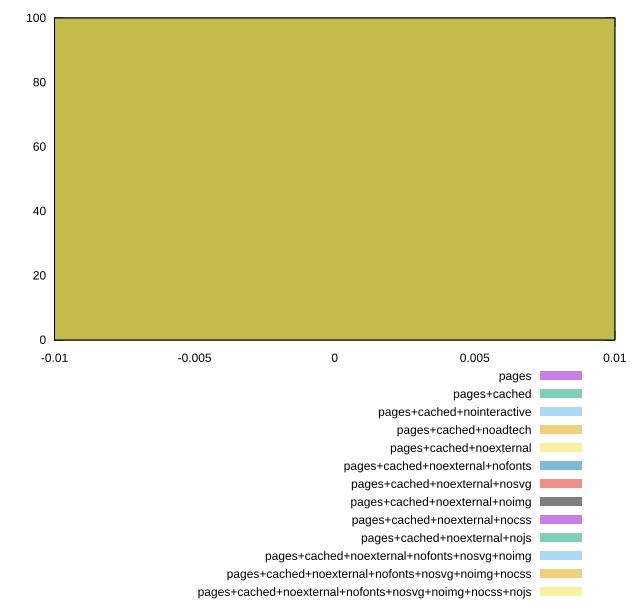

The gnuplot source for this figure:
reset

$pages <<EOF
0 100
EOF

$pagesCached <<EOF
0 100
EOF

$pagesCachedNointeractive <<EOF
0 100
EOF

$pagesCachedNoadtech <<EOF
0 100
EOF

$pagesCachedNoexternal <<EOF
0 100
EOF

$pagesCachedNoexternalNofonts <<EOF
0 100
EOF

$pagesCachedNoexternalNosvg <<EOF
0 100
EOF

$pagesCachedNoexternalNoimg <<EOF
0 100
EOF

$pagesCachedNoexternalNocss <<EOF
0 100
EOF

$pagesCachedNoexternalNojs <<EOF
0 100
EOF

$pagesCachedNoexternalNofontsNosvgNoimg <<EOF
0 100
EOF

$pagesCachedNoexternalNofontsNosvgNoimgNocss <<EOF
0 100
EOF

$pagesCachedNoexternalNofontsNosvgNoimgNocssNojs <<EOF
0 100
EOF

set key outside below
set boxwidth 0.1
set xrange [-0.01:0.01]
set yrange [0:100]
set trange [0:100]
set style fill transparent solid 0.5 noborder
set terminal svg size 640, 610 enhanced background rgb 'white'
set output "reprap/unsized-images/comparison/histogram/all_score.svg"

plot $pages title "pages" with boxes, \
     $pagesCached title "pages+cached" with boxes, \
     $pagesCachedNointeractive title "pages+cached+nointeractive" with boxes, \
     $pagesCachedNoadtech title "pages+cached+noadtech" with boxes, \
     $pagesCachedNoexternal title "pages+cached+noexternal" with boxes, \
     $pagesCachedNoexternalNofonts title "pages+cached+noexternal+nofonts" with boxes, \
     $pagesCachedNoexternalNosvg title "pages+cached+noexternal+nosvg" with boxes, \
     $pagesCachedNoexternalNoimg title "pages+cached+noexternal+noimg" with boxes, \
     $pagesCachedNoexternalNocss title "pages+cached+noexternal+nocss" with boxes, \
     $pagesCachedNoexternalNojs title "pages+cached+noexternal+nojs" with boxes, \
     $pagesCachedNoexternalNofontsNosvgNoimg title "pages+cached+noexternal+nofonts+nosvg+noimg" with boxes, \
     $pagesCachedNoexternalNofontsNosvgNoimgNocss title "pages+cached+noexternal+nofonts+nosvg+noimg+nocss" with boxes, \
     $pagesCachedNoexternalNofontsNosvgNoimgNocssNojs title "pages+cached+noexternal+nofonts+nosvg+noimg+nocss+nojs" with boxes

reset
